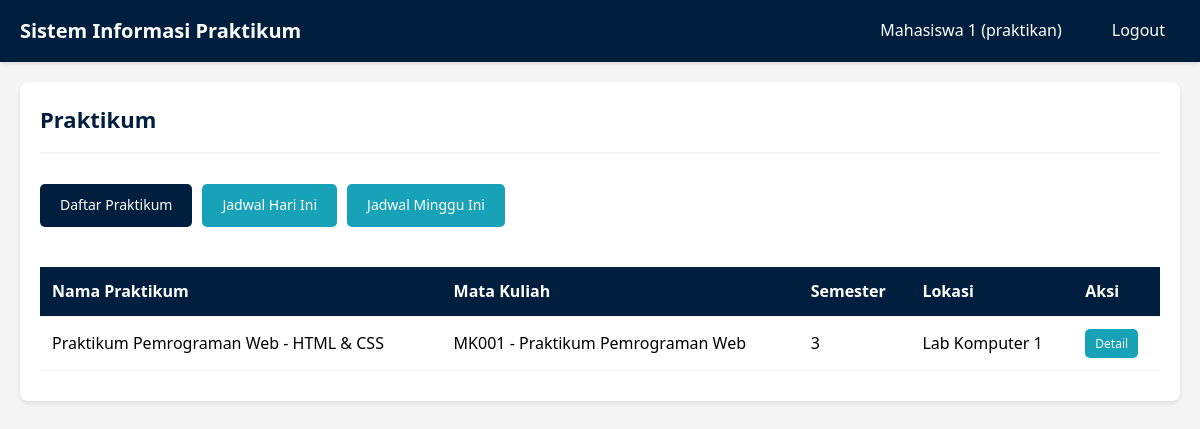
The app's page /praktikan/praktikum.php (signed in) with its own data.
### tables this page shows
CREATE TABLE IF NOT EXISTS praktikum (
    id INT AUTO_INCREMENT PRIMARY KEY,
    mata_kuliah_id INT NOT NULL,
    koordinator_id INT NOT NULL,
    nama_praktikum VARCHAR(100) NOT NULL,
    semester INT NOT NULL,
    lokasi VARCHAR(100),
    deskripsi TEXT,
    FOREIGN KEY (mata_kuliah_id) REFERENCES mata_kuliah(id) ON DELETE CASCADE,
    FOREIGN KEY (koordinator_id) REFERENCES koordinator(id) ON DELETE CASCADE
);

CREATE TABLE IF NOT EXISTS mata_kuliah (
    id INT AUTO_INCREMENT PRIMARY KEY,
    kode_mk VARCHAR(20) UNIQUE NOT NULL,
    nama_mk VARCHAR(100) NOT NULL,
    semester INT NOT NULL,
    sks INT NOT NULL
);

### config/session.php (called while the page is built, shortened)
<?php
function isLoggedIn() {
    return isset($_SESSION['user_id']);
}
function getCurrentUser() {
    return [
        'id' => $_SESSION['user_id'],
        'nama' => $_SESSION['nama'],
        'email' => $_SESSION['email'],
        'role' => $_SESSION['role'],
        'nim' => $_SESSION['nim'] ?? null
    ];
}
?>

### praktikan/praktikum.php (the view, shortened to what this page needs)
<?php
require_once '../config/database.php';
require_once '../config/session.php';
$currentUser = getCurrentUser();
$praktikan = $conn->query("
    SELECT * FROM praktikan
    WHERE user_id = " . $currentUser['id']
)->fetch_assoc();
$praktikum_list = $conn->query("
    SELECT p.*, mk.nama_mk, mk.kode_mk
    FROM praktikum p
    LEFT JOIN praktikan_praktikum pp ON p.id = pp.praktikum_id
    LEFT JOIN mata_kuliah mk ON p.mata_kuliah_id = mk.id
    WHERE pp.praktikan_id = " . ($praktikan['id'] ?? 0) . "
    ORDER BY p.semester, p.nama_praktikum
");
$view = $_GET['view'] ?? 'list';
?>
<!DOCTYPE html>
<html lang="id">
<head>
    <link rel="stylesheet" href="../assets/css/style.css">
</head>
<body>
    <?php include '../includes/navbar.php'; ?>
    <div class="container">
        <div class="card">
            <div class="card-header">
                <h2>Praktikum</h2>
            </div>
            <div class="card-body">
                <div class="action-buttons mb-20">
                    <a href="?view=list" class="btn <?php echo $view === 'list' ? 'btn-primary' : 'btn-info'; ?>">Daftar Praktikum</a>
                    <a href="?view=schedule&period=day" class="btn <?php echo $view === 'schedule' && ($_GET['period'] ?? '') === 'day' ? 'btn-primary' : 'btn-info'; ?>">Jadwal Hari Ini</a>
                    <a href="?view=schedule&period=week" class="btn <?php echo $view === 'schedule' && ($_GET['period'] ?? '') === 'week' ? 'btn-primary' : 'btn-info'; ?>">Jadwal Minggu Ini</a>
                </div>
                <?php if ($view === 'list'): ?>
                    <?php if ($praktikum_list->num_rows > 0): ?>
                        <div class="table-responsive">
                            <table class="table">
                                <thead>
                                    <tr>
                                        <th>Nama Praktikum</th>
                                        <th>Mata Kuliah</th>
                                        <th>Semester</th>
                                        <th>Lokasi</th>
                                        <th>Aksi</th>
                                    </tr>
                                </thead>
                                <tbody>
                                    <?php while ($p = $praktikum_list->fetch_assoc()): ?>
                                        <tr>
                                            <td><?php echo htmlspecialchars($p['nama_praktikum']); ?></td>
                                            <td><?php echo htmlspecialchars($p['kode_mk'] . ' - ' . $p['nama_mk']); ?></td>
                                            <td><?php echo $p['semester']; ?></td>
                                            <td><?php echo htmlspecialchars($p['lokasi'] ?? '-'); ?></td>
                                            <td>
                                                <a href="?view=detail&id=<?php echo $p['id']; ?>" class="btn btn-info btn-sm">Detail</a>
                                            </td>
                                        </tr>
                                    <?php endwhile; ?>
                                </tbody>
                            </table>
                        </div>
                    <?php endif; ?>
                <?php endif; ?>
            </div>
        </div>
    </div>
</body>
</html>

### assets/css/style.css (style rules this page uses)
* { margin: 0; padding: 0; box-sizing: border-box; }
:root { --navy-blue: #001f3f; --navy-blue-light: #003d7a; --navy-blue-dark: #001529; --black: #000000; --white: #ffffff; --gray-light: #f5f5f5; --gray: #cccccc; --gray-dark: #666666; --success: #28a745; --danger: #dc3545; --warning: #ffc107; --info: #17a2b8; }
body { font-family: 'Segoe UI', Tahoma, Geneva, Verdana, sans-serif; background-color: var(--gray-light); color: var(--black); line-height: 1.6; }
.container { max-width: 1200px; margin: 0 auto; padding: 20px; }
.card { background: var(--white); border-radius: 8px; padding: 20px; margin-bottom: 20px; box-shadow: 0 2px 5px rgba(0, 0, 0, 0.1); }
.card-header { border-bottom: 2px solid var(--gray-light); padding-bottom: 15px; margin-bottom: 20px; }
.card-header h2 { color: var(--navy-blue); font-size: 22px; }
.card-body { padding: 10px 0; }
.btn { padding: 10px 20px; border: none; border-radius: 5px; cursor: pointer; font-size: 14px; text-decoration: none; display: inline-block; transition: all 0.3s; text-align: center; }
.btn-primary { background-color: var(--navy-blue); color: var(--white); }
.btn-info { background-color: var(--info); color: var(--white); }
.btn-sm { padding: 5px 10px; font-size: 12px; }
.table { width: 100%; border-collapse: collapse; margin-top: 20px; }
.table th, .table td { padding: 12px; text-align: left; border-bottom: 1px solid var(--gray-light); }
.table th { background-color: var(--navy-blue); color: var(--white); font-weight: 600; }
.table-responsive { overflow-x: auto; }
.mb-20 { margin-bottom: 20px; }
.action-buttons { display: flex; gap: 10px; flex-wrap: wrap; }

### records on screen
praktikum: nama_praktikum "Praktikum Pemrograman Web - HTML & CSS", mata_kuliah.nama_mk "MK001 - Praktikum Pemrograman Web", semester "3", lokasi "Lab Komputer 1"

### other values on screen
$currentUser['nama'] "Mahasiswa 1"
$currentUser['role'] "praktikan"
